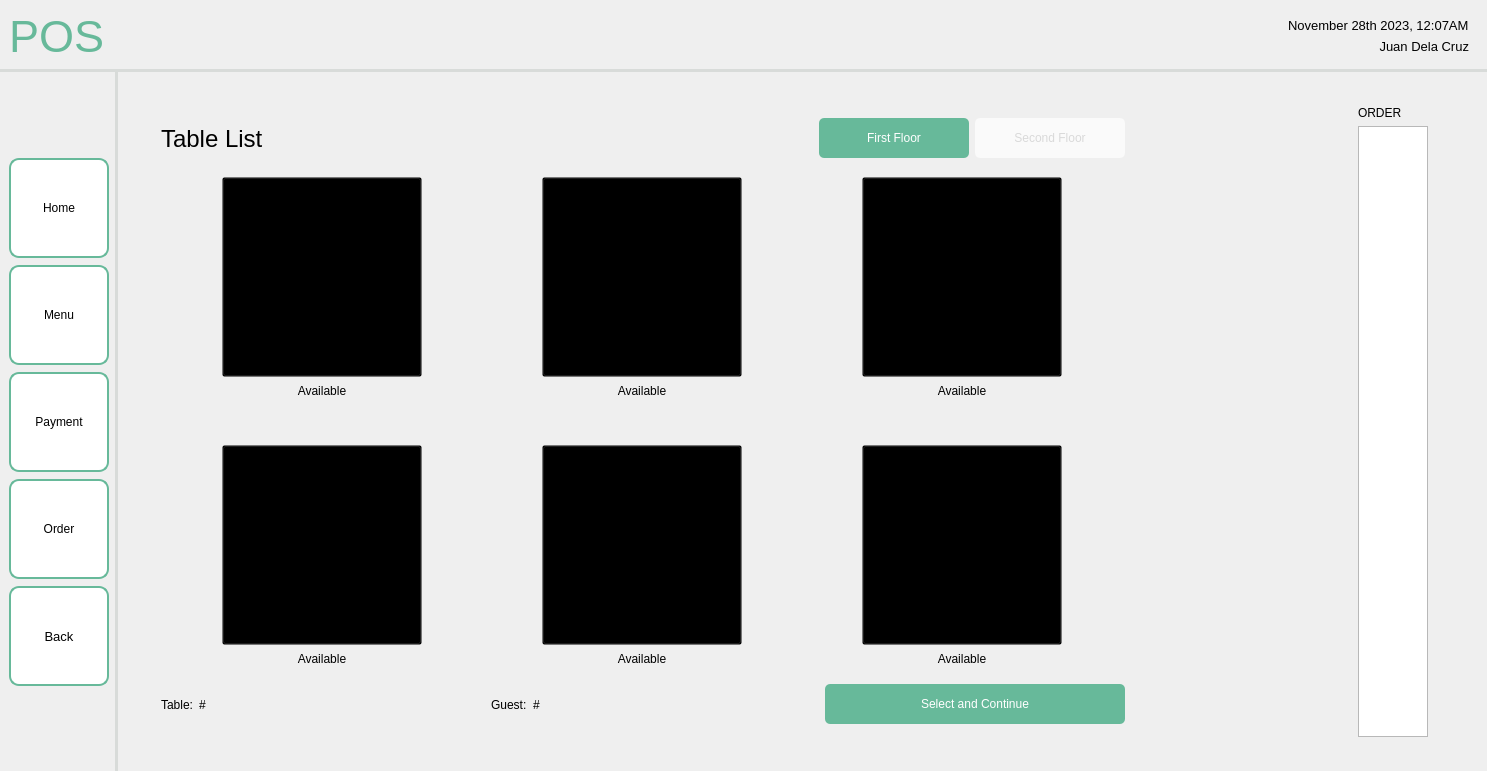
<?xml version="1.0" encoding="UTF-8"?>
<ui version="4.0">
 <class>MainWindow</class>
 <widget class="QMainWindow" name="MainWindow">
  <property name="geometry">
   <rect>
    <x>0</x>
    <y>0</y>
    <width>1273</width>
    <height>771</height>
   </rect>
  </property>
  <property name="windowTitle">
   <string>MainWindow</string>
  </property>
  <widget class="QWidget" name="centralwidget">
   <layout class="QHBoxLayout" name="horizontalLayout">
    <property name="leftMargin">
     <number>0</number>
    </property>
    <property name="topMargin">
     <number>0</number>
    </property>
    <property name="rightMargin">
     <number>0</number>
    </property>
    <property name="bottomMargin">
     <number>0</number>
    </property>
    <item>
     <widget class="QFrame" name="frame">
      <property name="sizePolicy">
       <sizepolicy hsizetype="Preferred" vsizetype="Preferred">
        <horstretch>0</horstretch>
        <verstretch>0</verstretch>
       </sizepolicy>
      </property>
      <property name="frameShape">
       <enum>QFrame::NoFrame</enum>
      </property>
      <property name="frameShadow">
       <enum>QFrame::Plain</enum>
      </property>
      <layout class="QGridLayout" name="gridLayout">
       <property name="leftMargin">
        <number>0</number>
       </property>
       <property name="topMargin">
        <number>0</number>
       </property>
       <property name="rightMargin">
        <number>0</number>
       </property>
       <property name="bottomMargin">
        <number>0</number>
       </property>
       <property name="spacing">
        <number>0</number>
       </property>
       <item row="1" column="0">
        <widget class="QWidget" name="navbar" native="true">
         <property name="sizePolicy">
          <sizepolicy hsizetype="Fixed" vsizetype="Preferred">
           <horstretch>0</horstretch>
           <verstretch>0</verstretch>
          </sizepolicy>
         </property>
         <property name="styleSheet">
          <string notr="true">QWidget {
    border-right: 3px solid #D8DBD9;
}
</string>
         </property>
         <layout class="QVBoxLayout" name="verticalLayout_2">
          <property name="spacing">
           <number>7</number>
          </property>
          <item>
           <spacer name="verticalSpacer">
            <property name="orientation">
             <enum>Qt::Vertical</enum>
            </property>
            <property name="sizeHint" stdset="0">
             <size>
              <width>20</width>
              <height>40</height>
             </size>
            </property>
           </spacer>
          </item>
          <item>
           <widget class="QPushButton" name="homeBTN">
            <property name="minimumSize">
             <size>
              <width>100</width>
              <height>100</height>
             </size>
            </property>
            <property name="maximumSize">
             <size>
              <width>100</width>
              <height>100</height>
             </size>
            </property>
            <property name="styleSheet">
             <string notr="true">QPushButton {
    background-color: white;
    border: 2px solid #67B99A;
    color: black;
    padding: 8px 16px;
    border-radius: 10px;
}

QPushButton:hover {
    border: 2px solid #4D926D;
}

QPushButton:pressed {
	background-color: #F0F0F0;
	border: 2px solid #265C42;
}</string>
            </property>
            <property name="text">
             <string>Home</string>
            </property>
           </widget>
          </item>
          <item>
           <widget class="QPushButton" name="menuBTN">
            <property name="minimumSize">
             <size>
              <width>100</width>
              <height>100</height>
             </size>
            </property>
            <property name="maximumSize">
             <size>
              <width>100</width>
              <height>100</height>
             </size>
            </property>
            <property name="styleSheet">
             <string notr="true">QPushButton {
    background-color: white;
    border: 2px solid #67B99A;
    color: black;
    padding: 8px 16px;
    border-radius: 10px;
}

QPushButton:hover {
    border: 2px solid #4D926D;
}

QPushButton:pressed {
	background-color: #F0F0F0;
	border: 2px solid #265C42;
}</string>
            </property>
            <property name="text">
             <string>Menu</string>
            </property>
           </widget>
          </item>
          <item>
           <widget class="QPushButton" name="paymentBTN">
            <property name="minimumSize">
             <size>
              <width>100</width>
              <height>100</height>
             </size>
            </property>
            <property name="maximumSize">
             <size>
              <width>100</width>
              <height>100</height>
             </size>
            </property>
            <property name="styleSheet">
             <string notr="true">QPushButton {
    background-color: white;
    border: 2px solid #67B99A;
    color: black;
    padding: 8px 16px;
    border-radius: 10px;
}

QPushButton:hover {
    border: 2px solid #4D926D;
}

QPushButton:pressed {
	background-color: #F0F0F0;
	border: 2px solid #265C42;
}</string>
            </property>
            <property name="text">
             <string>Payment</string>
            </property>
           </widget>
          </item>
          <item>
           <widget class="QPushButton" name="orderBTN">
            <property name="minimumSize">
             <size>
              <width>100</width>
              <height>100</height>
             </size>
            </property>
            <property name="maximumSize">
             <size>
              <width>100</width>
              <height>100</height>
             </size>
            </property>
            <property name="styleSheet">
             <string notr="true">QPushButton {
    background-color: white;
    border: 2px solid #67B99A;
    color: black;
    padding: 8px 16px;
    border-radius: 10px;
}

QPushButton:hover {
    border: 2px solid #4D926D;
}

QPushButton:pressed {
	background-color: #F0F0F0;
	border: 2px solid #265C42;
}</string>
            </property>
            <property name="text">
             <string>Order</string>
            </property>
           </widget>
          </item>
          <item>
           <widget class="QPushButton" name="backBTN">
            <property name="sizePolicy">
             <sizepolicy hsizetype="Fixed" vsizetype="Fixed">
              <horstretch>0</horstretch>
              <verstretch>0</verstretch>
             </sizepolicy>
            </property>
            <property name="minimumSize">
             <size>
              <width>100</width>
              <height>100</height>
             </size>
            </property>
            <property name="maximumSize">
             <size>
              <width>100</width>
              <height>100</height>
             </size>
            </property>
            <property name="font">
             <font>
              <pointsize>10</pointsize>
             </font>
            </property>
            <property name="styleSheet">
             <string notr="true">QPushButton {
    background-color: white;
    border: 2px solid #67B99A;
    color: black;
    padding: 8px 16px;
    border-radius: 10px;
}

QPushButton:hover {
    border: 2px solid #4D926D;
}

QPushButton:pressed {
	background-color: #F0F0F0;
	border: 2px solid #265C42;
}</string>
            </property>
            <property name="text">
             <string>Back</string>
            </property>
            <property name="icon">
             <iconset resource="../../assets/resourceFile.qrc">
              <normaloff>:/logos/Icons/entypo_back.png</normaloff>:/logos/Icons/entypo_back.png</iconset>
            </property>
            <property name="autoRepeat">
             <bool>false</bool>
            </property>
           </widget>
          </item>
          <item>
           <spacer name="verticalSpacer_3">
            <property name="orientation">
             <enum>Qt::Vertical</enum>
            </property>
            <property name="sizeHint" stdset="0">
             <size>
              <width>20</width>
              <height>40</height>
             </size>
            </property>
           </spacer>
          </item>
         </layout>
        </widget>
       </item>
       <item row="0" column="0" colspan="2">
        <widget class="QWidget" name="header" native="true">
         <property name="styleSheet">
          <string notr="true">QWidget {
    border-bottom: 3px solid #D8DBD9; 
}
</string>
         </property>
         <layout class="QHBoxLayout" name="horizontalLayout_2">
          <item>
           <widget class="QLabel" name="label">
            <property name="font">
             <font>
              <pointsize>-1</pointsize>
             </font>
            </property>
            <property name="layoutDirection">
             <enum>Qt::LeftToRight</enum>
            </property>
            <property name="styleSheet">
             <string notr="true">QLabel {
    color: #67B99A;
    font-size: 45px;
}</string>
            </property>
            <property name="text">
             <string>POS</string>
            </property>
            <property name="scaledContents">
             <bool>false</bool>
            </property>
           </widget>
          </item>
          <item>
           <spacer name="horizontalSpacer">
            <property name="orientation">
             <enum>Qt::Horizontal</enum>
            </property>
            <property name="sizeHint" stdset="0">
             <size>
              <width>40</width>
              <height>20</height>
             </size>
            </property>
           </spacer>
          </item>
          <item>
           <widget class="QFrame" name="frame_2">
            <layout class="QVBoxLayout" name="verticalLayout">
             <item>
              <widget class="QLabel" name="label_2">
               <property name="font">
                <font>
                 <pointsize>10</pointsize>
                </font>
               </property>
               <property name="styleSheet">
                <string notr="true">QLabel {
    color: black;
}</string>
               </property>
               <property name="text">
                <string>November 28th 2023, 12:07AM</string>
               </property>
              </widget>
             </item>
             <item>
              <widget class="QLabel" name="label_3">
               <property name="font">
                <font>
                 <pointsize>10</pointsize>
                </font>
               </property>
               <property name="styleSheet">
                <string notr="true">QLabel {
    color: black;
}</string>
               </property>
               <property name="text">
                <string>Juan Dela Cruz</string>
               </property>
               <property name="alignment">
                <set>Qt::AlignRight|Qt::AlignTrailing|Qt::AlignVCenter</set>
               </property>
              </widget>
             </item>
            </layout>
           </widget>
          </item>
         </layout>
        </widget>
       </item>
       <item row="1" column="1">
        <widget class="QFrame" name="contentContainer">
         <layout class="QVBoxLayout" name="verticalLayout_4">
          <property name="leftMargin">
           <number>0</number>
          </property>
          <property name="topMargin">
           <number>0</number>
          </property>
          <property name="rightMargin">
           <number>0</number>
          </property>
          <property name="bottomMargin">
           <number>0</number>
          </property>
          <item>
           <widget class="QWidget" name="mainContent" native="true">
            <layout class="QHBoxLayout" name="horizontalLayout_3">
             <property name="leftMargin">
              <number>25</number>
             </property>
             <property name="topMargin">
              <number>25</number>
             </property>
             <property name="rightMargin">
              <number>50</number>
             </property>
             <property name="bottomMargin">
              <number>25</number>
             </property>
             <item>
              <widget class="QWidget" name="leftContent" native="true">
               <property name="minimumSize">
                <size>
                 <width>1000</width>
                 <height>0</height>
                </size>
               </property>
               <property name="maximumSize">
                <size>
                 <width>1000</width>
                 <height>16777215</height>
                </size>
               </property>
               <layout class="QVBoxLayout" name="verticalLayout_3">
                <item>
                 <widget class="QWidget" name="tableListHeader" native="true">
                  <layout class="QHBoxLayout" name="horizontalLayout_4">
                   <item>
                    <widget class="QLabel" name="titleLabel">
                     <property name="font">
                      <font>
                       <pointsize>18</pointsize>
                      </font>
                     </property>
                     <property name="text">
                      <string>Table List</string>
                     </property>
                    </widget>
                   </item>
                   <item>
                    <spacer name="horizontalSpacer_3">
                     <property name="orientation">
                      <enum>Qt::Horizontal</enum>
                     </property>
                     <property name="sizeHint" stdset="0">
                      <size>
                       <width>40</width>
                       <height>20</height>
                      </size>
                     </property>
                    </spacer>
                   </item>
                   <item>
                    <widget class="QPushButton" name="firstFloorBTN">
                     <property name="minimumSize">
                      <size>
                       <width>150</width>
                       <height>40</height>
                      </size>
                     </property>
                     <property name="maximumSize">
                      <size>
                       <width>150</width>
                       <height>40</height>
                      </size>
                     </property>
                     <property name="styleSheet">
                      <string notr="true">QPushButton {
    background-color: #67B99A;
    color: white;
    padding: 8px 16px;
    border-radius: 5px;
}
QPushButton:hover {
    background-color: #5CAE8B;
}
QPushButton:pressed {
    background-color: #4D9C7F;
}</string>
                     </property>
                     <property name="text">
                      <string>First Floor</string>
                     </property>
                    </widget>
                   </item>
                   <item>
                    <widget class="QPushButton" name="secondFloorBTN">
                     <property name="minimumSize">
                      <size>
                       <width>150</width>
                       <height>40</height>
                      </size>
                     </property>
                     <property name="maximumSize">
                      <size>
                       <width>150</width>
                       <height>40</height>
                      </size>
                     </property>
                     <property name="styleSheet">
                      <string notr="true">QPushButton {
    background-color: #FAFAFA;
    color: #D9D9D9;
    padding: 8px 16px;
    border-radius: 5px;
}
QPushButton:hover {
    background-color: #ECECEC;
}
QPushButton:pressed {
    background-color: #4D9C7F;
}</string>
                     </property>
                     <property name="text">
                      <string>Second Floor</string>
                     </property>
                    </widget>
                   </item>
                  </layout>
                 </widget>
                </item>
                <item>
                 <widget class="QWidget" name="widget_2" native="true">
                  <layout class="QGridLayout" name="gridLayout_2">
                   <property name="leftMargin">
                    <number>0</number>
                   </property>
                   <property name="topMargin">
                    <number>0</number>
                   </property>
                   <property name="rightMargin">
                    <number>0</number>
                   </property>
                   <property name="bottomMargin">
                    <number>0</number>
                   </property>
                   <property name="horizontalSpacing">
                    <number>50</number>
                   </property>
                   <property name="verticalSpacing">
                    <number>7</number>
                   </property>
                   <item row="3" column="2">
                    <widget class="QPushButton" name="tableSixButton">
                     <property name="minimumSize">
                      <size>
                       <width>200</width>
                       <height>200</height>
                      </size>
                     </property>
                     <property name="maximumSize">
                      <size>
                       <width>200</width>
                       <height>200</height>
                      </size>
                     </property>
                     <property name="styleSheet">
                      <string notr="true">QPushButton {
    background: transparent;
    padding: 0;
}

QPushButton:hover {
    border: 2px solid #4D926D;
}

QPushButton:checked,
QPushButton:pressed {
    border: 2px solid #67B99A;
}</string>
                     </property>
                     <property name="text">
                      <string>Table 6</string>
                     </property>
                    </widget>
                   </item>
                   <item row="4" column="0">
                    <widget class="QLabel" name="tableFourLBL">
                     <property name="text">
                      <string>Available</string>
                     </property>
                     <property name="alignment">
                      <set>Qt::AlignHCenter|Qt::AlignTop</set>
                     </property>
                    </widget>
                   </item>
                   <item row="1" column="0">
                    <widget class="QLabel" name="tableOneLBL">
                     <property name="text">
                      <string>Available</string>
                     </property>
                     <property name="alignment">
                      <set>Qt::AlignHCenter|Qt::AlignTop</set>
                     </property>
                    </widget>
                   </item>
                   <item row="4" column="2">
                    <widget class="QLabel" name="tableSixLBL">
                     <property name="text">
                      <string>Available</string>
                     </property>
                     <property name="alignment">
                      <set>Qt::AlignHCenter|Qt::AlignTop</set>
                     </property>
                    </widget>
                   </item>
                   <item row="3" column="1">
                    <widget class="QPushButton" name="tableFiveButton">
                     <property name="minimumSize">
                      <size>
                       <width>200</width>
                       <height>200</height>
                      </size>
                     </property>
                     <property name="maximumSize">
                      <size>
                       <width>200</width>
                       <height>200</height>
                      </size>
                     </property>
                     <property name="styleSheet">
                      <string notr="true">QPushButton {
    background: transparent;
    padding: 0;
}

QPushButton:hover {
    border: 2px solid #4D926D;
}

QPushButton:checked,
QPushButton:pressed {
    border: 2px solid #67B99A;
}</string>
                     </property>
                     <property name="text">
                      <string>Table 5</string>
                     </property>
                    </widget>
                   </item>
                   <item row="3" column="0">
                    <widget class="QPushButton" name="tableFourButton">
                     <property name="minimumSize">
                      <size>
                       <width>200</width>
                       <height>200</height>
                      </size>
                     </property>
                     <property name="maximumSize">
                      <size>
                       <width>200</width>
                       <height>200</height>
                      </size>
                     </property>
                     <property name="styleSheet">
                      <string notr="true">QPushButton {
    background: transparent;
    padding: 0;
}

QPushButton:hover {
    border: 2px solid #4D926D;
}

QPushButton:checked,
QPushButton:pressed {
    border: 2px solid #67B99A;
}</string>
                     </property>
                     <property name="text">
                      <string>Table 4</string>
                     </property>
                    </widget>
                   </item>
                   <item row="1" column="2">
                    <widget class="QLabel" name="tableThreeLBL">
                     <property name="text">
                      <string>Available</string>
                     </property>
                     <property name="alignment">
                      <set>Qt::AlignHCenter|Qt::AlignTop</set>
                     </property>
                    </widget>
                   </item>
                   <item row="0" column="1">
                    <widget class="QPushButton" name="tableTwoButton">
                     <property name="minimumSize">
                      <size>
                       <width>200</width>
                       <height>200</height>
                      </size>
                     </property>
                     <property name="maximumSize">
                      <size>
                       <width>200</width>
                       <height>200</height>
                      </size>
                     </property>
                     <property name="styleSheet">
                      <string notr="true">QPushButton {
    background: transparent;
    padding: 0;
}

QPushButton:hover {
    border: 2px solid #4D926D;
}

QPushButton:checked,
QPushButton:pressed {
    border: 2px solid #67B99A;
}</string>
                     </property>
                     <property name="text">
                      <string>Table 2</string>
                     </property>
                    </widget>
                   </item>
                   <item row="0" column="0">
                    <widget class="QPushButton" name="tableOneButton">
                     <property name="minimumSize">
                      <size>
                       <width>200</width>
                       <height>200</height>
                      </size>
                     </property>
                     <property name="maximumSize">
                      <size>
                       <width>200</width>
                       <height>200</height>
                      </size>
                     </property>
                     <property name="styleSheet">
                      <string notr="true">QPushButton {
    background: transparent;
    padding: 0;
}

QPushButton:hover {
    border: 2px solid #4D926D;
}

QPushButton:checked,
QPushButton:pressed {
    border: 2px solid #67B99A;
}</string>
                     </property>
                     <property name="text">
                      <string>Table 1</string>
                     </property>
                    </widget>
                   </item>
                   <item row="4" column="1">
                    <widget class="QLabel" name="tableFiveLBL">
                     <property name="text">
                      <string>Available</string>
                     </property>
                     <property name="alignment">
                      <set>Qt::AlignHCenter|Qt::AlignTop</set>
                     </property>
                    </widget>
                   </item>
                   <item row="1" column="1">
                    <widget class="QLabel" name="tableTwoLBL">
                     <property name="text">
                      <string>Available</string>
                     </property>
                     <property name="alignment">
                      <set>Qt::AlignHCenter|Qt::AlignTop</set>
                     </property>
                    </widget>
                   </item>
                   <item row="0" column="2">
                    <widget class="QPushButton" name="tableThreeButton">
                     <property name="minimumSize">
                      <size>
                       <width>200</width>
                       <height>200</height>
                      </size>
                     </property>
                     <property name="maximumSize">
                      <size>
                       <width>200</width>
                       <height>200</height>
                      </size>
                     </property>
                     <property name="styleSheet">
                      <string notr="true">QPushButton {
    background: transparent;
    padding: 0;
}

QPushButton:hover {
    border: 2px solid #4D926D;
}

QPushButton:checked,
QPushButton:pressed {
    border: 2px solid #67B99A;
}</string>
                     </property>
                     <property name="text">
                      <string>Table 3</string>
                     </property>
                    </widget>
                   </item>
                   <item row="2" column="1">
                    <spacer name="verticalSpacer_2">
                     <property name="orientation">
                      <enum>Qt::Vertical</enum>
                     </property>
                     <property name="sizeType">
                      <enum>QSizePolicy::Fixed</enum>
                     </property>
                     <property name="sizeHint" stdset="0">
                      <size>
                       <width>20</width>
                       <height>40</height>
                      </size>
                     </property>
                    </spacer>
                   </item>
                  </layout>
                 </widget>
                </item>
                <item>
                 <widget class="QWidget" name="tableListFooter" native="true">
                  <layout class="QHBoxLayout" name="horizontalLayout_5">
                   <item>
                    <widget class="QLabel" name="tableLBL">
                     <property name="sizePolicy">
                      <sizepolicy hsizetype="Fixed" vsizetype="Preferred">
                       <horstretch>0</horstretch>
                       <verstretch>0</verstretch>
                      </sizepolicy>
                     </property>
                     <property name="text">
                      <string>Table:</string>
                     </property>
                    </widget>
                   </item>
                   <item>
                    <widget class="QLabel" name="tableNum">
                     <property name="text">
                      <string>#</string>
                     </property>
                    </widget>
                   </item>
                   <item>
                    <widget class="QLabel" name="guestLBL">
                     <property name="sizePolicy">
                      <sizepolicy hsizetype="Fixed" vsizetype="Preferred">
                       <horstretch>0</horstretch>
                       <verstretch>0</verstretch>
                      </sizepolicy>
                     </property>
                     <property name="text">
                      <string>Guest:</string>
                     </property>
                    </widget>
                   </item>
                   <item>
                    <widget class="QLabel" name="guestNum">
                     <property name="text">
                      <string>#</string>
                     </property>
                    </widget>
                   </item>
                   <item>
                    <widget class="QPushButton" name="continueButton">
                     <property name="minimumSize">
                      <size>
                       <width>300</width>
                       <height>40</height>
                      </size>
                     </property>
                     <property name="maximumSize">
                      <size>
                       <width>300</width>
                       <height>40</height>
                      </size>
                     </property>
                     <property name="styleSheet">
                      <string notr="true">QPushButton {
    background-color: #67B99A;
    color: white;
    padding: 8px 16px;
    border-radius: 5px;
}
QPushButton:hover {
    background-color: #5CAE8B;
}
QPushButton:pressed {
    background-color: #4D9C7F;
}</string>
                     </property>
                     <property name="text">
                      <string>Select and Continue</string>
                     </property>
                    </widget>
                   </item>
                  </layout>
                 </widget>
                </item>
               </layout>
              </widget>
             </item>
             <item>
              <spacer name="horizontalSpacer_2">
               <property name="orientation">
                <enum>Qt::Horizontal</enum>
               </property>
               <property name="sizeType">
                <enum>QSizePolicy::Fixed</enum>
               </property>
               <property name="sizeHint" stdset="0">
                <size>
                 <width>200</width>
                 <height>20</height>
                </size>
               </property>
              </spacer>
             </item>
             <item>
              <widget class="QWidget" name="rightContent" native="true">
               <layout class="QVBoxLayout" name="verticalLayout_5">
                <item>
                 <widget class="QLabel" name="orderLBL">
                  <property name="text">
                   <string>ORDER</string>
                  </property>
                 </widget>
                </item>
                <item>
                 <widget class="QListWidget" name="orderList"/>
                </item>
               </layout>
              </widget>
             </item>
            </layout>
           </widget>
          </item>
         </layout>
        </widget>
       </item>
      </layout>
     </widget>
    </item>
   </layout>
  </widget>
 </widget>
 <resources>
  <include location="../../assets/resourceFile.qrc"/>
 </resources>
 <connections/>
</ui>
